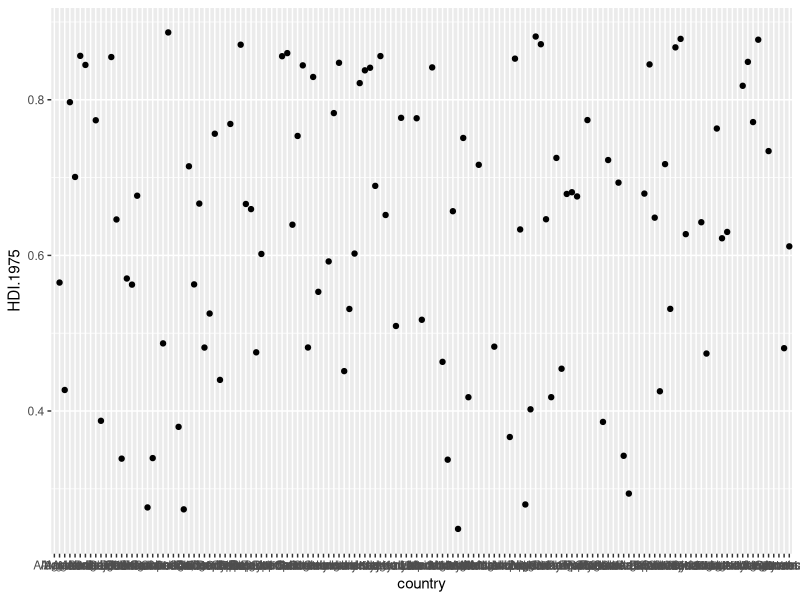
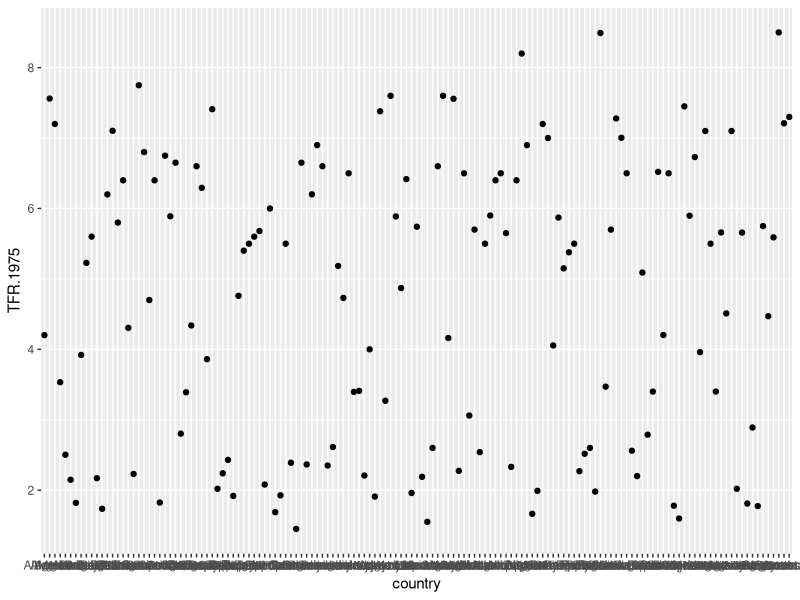
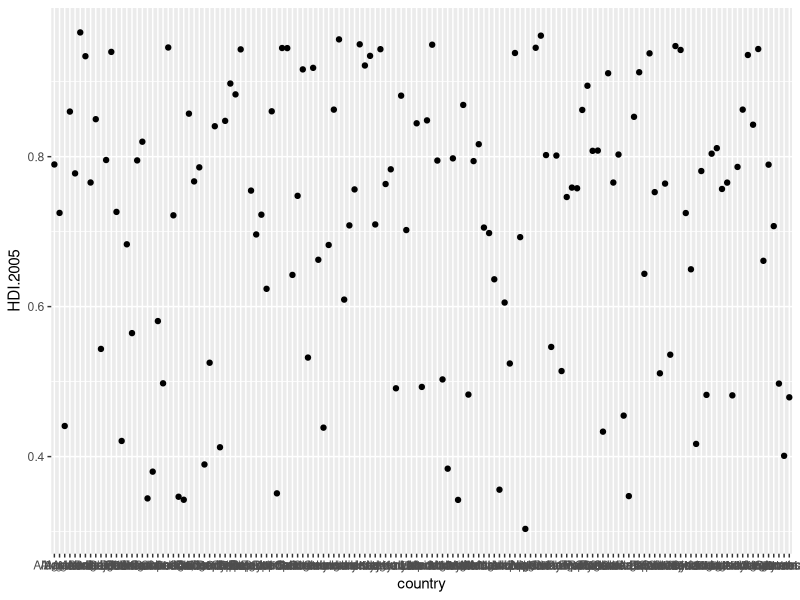
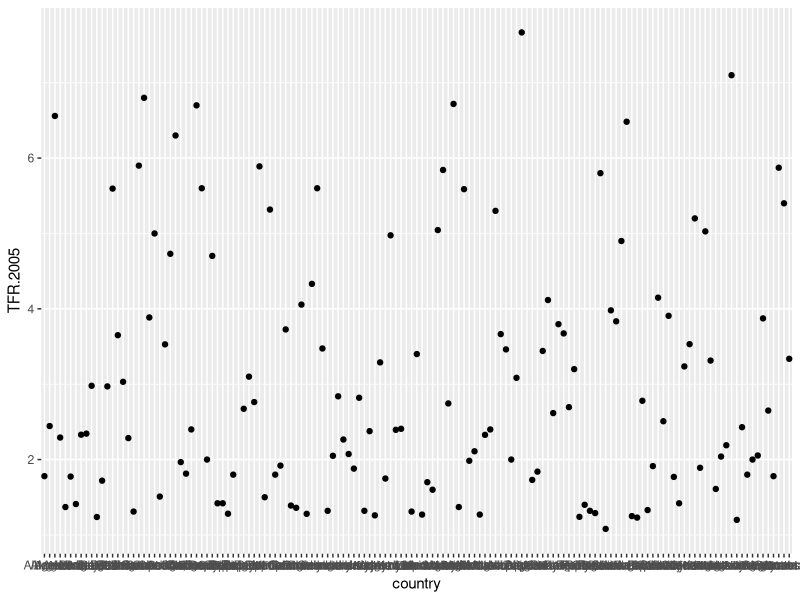
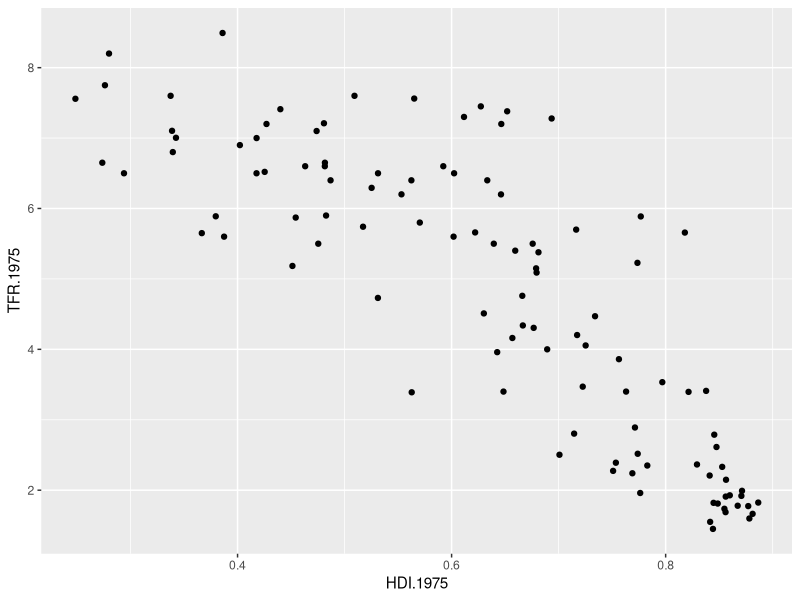
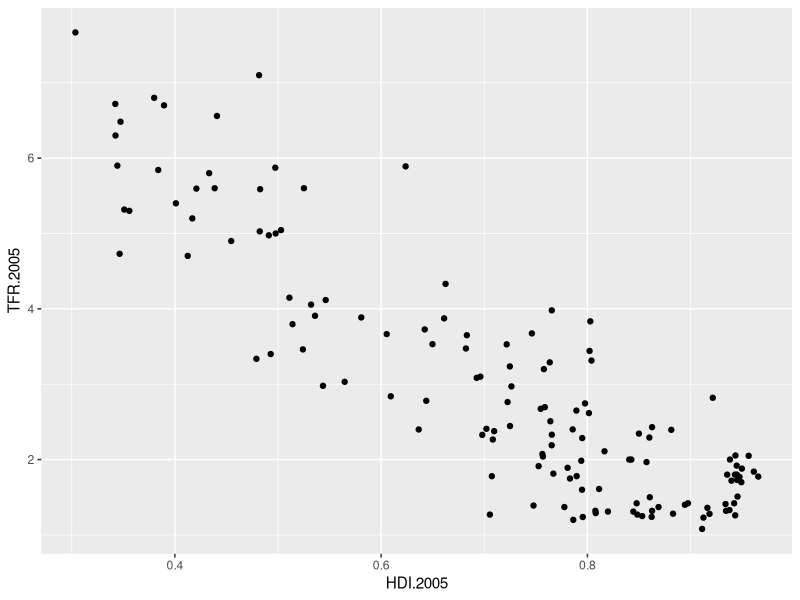
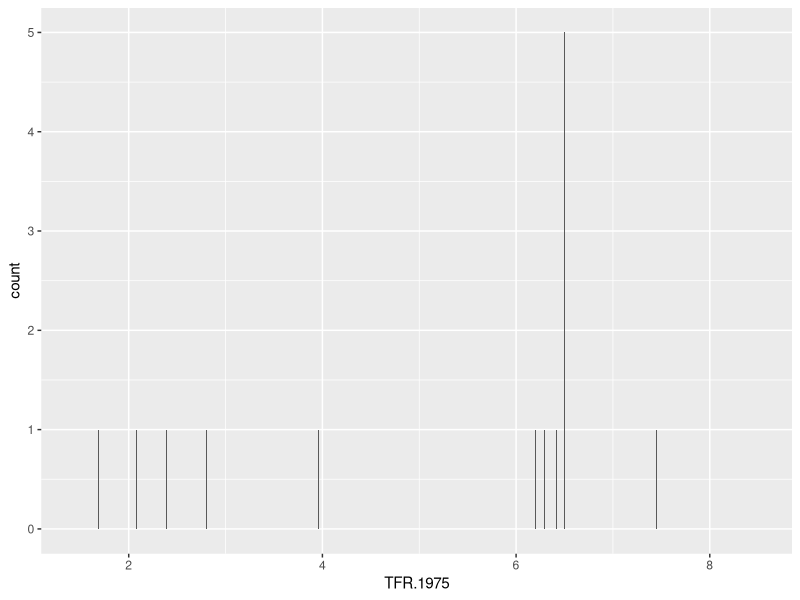
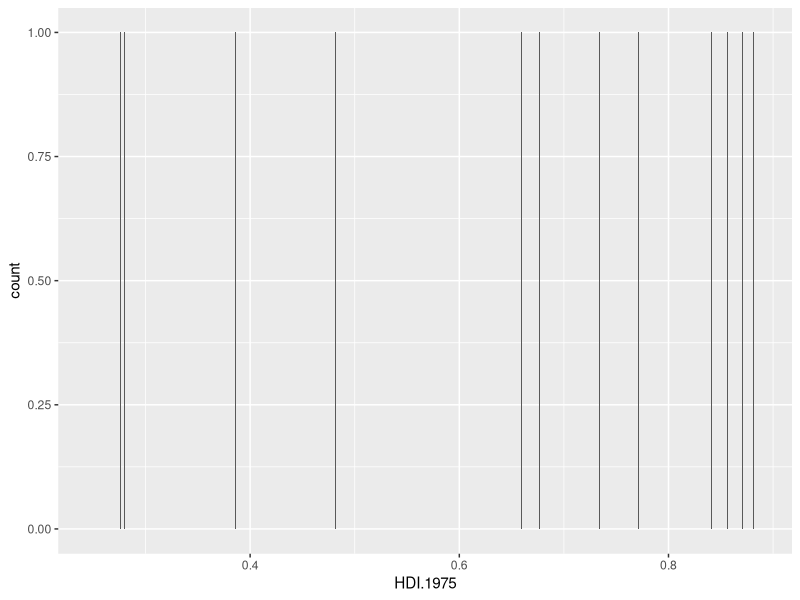

These charts were generated, in order, by the following R code:
## Slide 3 ####

library(dplyr)
library(ggplot2)
data <- read.csv("data/nature08230-s2.csv")
data <- select(data, country, HDI.1975, TFR.1975, HDI.2005, TFR.2005)

## Slide 3 ####

ggplot(data, aes(x = country, y = HDI.1975)) + geom_point()
ggplot(data, aes(x = country, y = TFR.1975)) + geom_point()
ggplot(data, aes(x = country, y = HDI.2005)) + geom_point()
ggplot(data, aes(x = country, y = TFR.2005)) + geom_point()

## scatter plots 
ggplot(data, aes(x = HDI.1975, y = TFR.1975)) + geom_point()
ggplot(data, aes(x = HDI.2005, y = TFR.2005)) + geom_point()

# Bar graphs
ggplot(data, aes(x = TFR.1975)) + geom_bar()
ggplot(data, aes(x = HDI.1975)) + geom_bar()

ggplot(data, aes(x = TFR.2005)) + geom_bar()
ggplot(data, aes(x = HDI.2005)) + geom_bar()



## Slide 5 - Using lm()

lfit <- lm(TFR.1975 ~ HDI.1975, data = data)
summary(lfit)

## Slide 6 - An lm() Object

str(lfit)
lfit$coefficients
ggplot(data, aes(x = HDI.1975, y = TFR.1975)) + geom_point() + geom_smooth(method = "lm", se = FALSE)

no.miss <- filter(data, !is.na(HDI.1975))
no.missing <- data[!is.na("HDI.1975"), ]
head(cbind(no.miss$HDI.1975, lfit$fitted.values, lfit$residuals))

library(broom)
lfit.broom <- lm(TFR.1975 ~ HDI.1975, data = data)
tidy(lfit.broom)


## Slide  7 - Comparing 1975 to 2005


ggplot(data, aes(x = HDI.1975, y = TFR.1975)) + geom_point() 
ggplot(data, aes(x = HDI.1975, y = TFR.1975)) + geom_point() + geom_point(aes(x = HDI.2005, y = TFR.2005), color = "red")


lfit2005 <- lm(TFR.2005 ~ HDI.2005, data = data)
summary(lfit2005)
summary(lfit)

ggplot(data, aes(x = HDI.2005, y = TFR.2005)) + geom_point(color = "red") +
  geom_smooth(method = "lm", se = F) 
ggplot(data, aes(x = HDI.2005, y = TFR.2005)) + geom_point(color = "red") +
  geom_smooth(method = "lm", se = F, color = "red") + geom_point(aes(x = HDI.1975, y = TFR.1975)) 
ggplot(data, aes(x = HDI.2005, y = TFR.2005)) + geom_point(color = "red") +
  geom_smooth(method = "lm", se = F, color = "red") + geom_point(aes(x = HDI.1975, y = TFR.1975)) + 
  geom_abline(intercept = 10.9075, slope = -9.6221)

